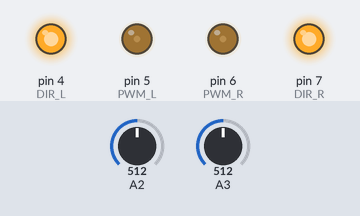
Bench run of a sketch on a simulated Arduino Uno, built with avr-gcc and run on an emulated ATmega328P. On the bench: output pins drawn as LEDs (lit = HIGH). The test bench sets the inputs (shaded band); at power-on: A2 = 512, A3 = 512.

Above: at 1.2 s.
1.3 s: A2 set to 716
At 2.3 s:
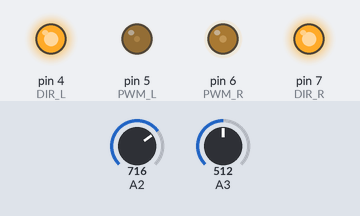
2.8 s: A3 set to 900
At 3.5 s:
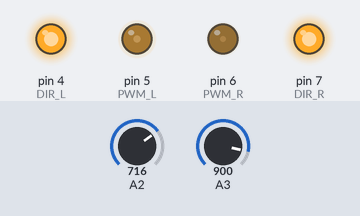
4.3 s: A2 set to 306
At 4.6 s:
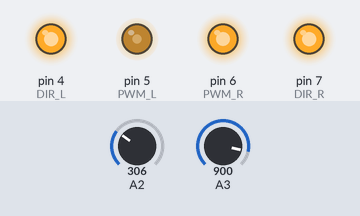
5.8 s: A2 set to 0
At 6.9 s:
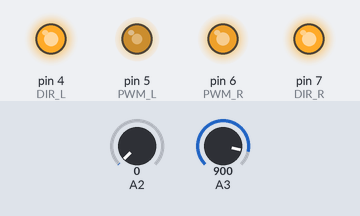
7.3 s: A2 set to 900
At 8.1 s:
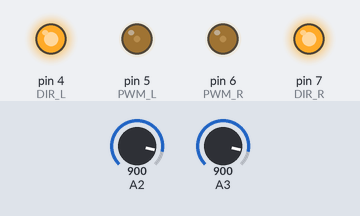
8.8 s: A3 set to 306
At 9.2 s:
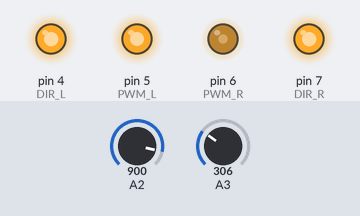
Timing chart, 0 to 11.3 s (numbered marks = the images above; inputs shaded):
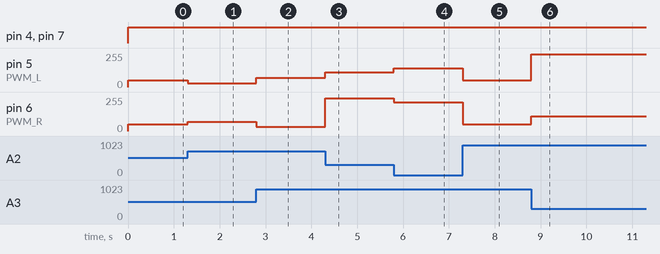

Measured:
- after the input at 1.3 s, pin 5 (PWM_L): 50/255 → 30/255 at once; pin 6 (PWM_R): 50/255 → 70/255 at once
- after the input at 2.8 s, pin 5 (PWM_L): 30/255 → 68/255 at once; pin 6 (PWM_R): 70/255 → 32/255 at once
- after the input at 4.3 s, pin 5 (PWM_L): 68/255 → 109/255 at once; pin 6 (PWM_R): 32/255 → 247/255 at once
- after the input at 5.8 s, pin 5 (PWM_L): 109/255 → 140/255 at once; pin 6 (PWM_R): 247/255 → 216/255 at once
- after the input at 7.3 s, pin 5 (PWM_L): 140/255 → 50/255 at once; pin 6 (PWM_R): 216/255 → 50/255 at once
- after the input at 8.8 s, pin 5 (PWM_L): 50/255 → 247/255 at once; pin 6 (PWM_R): 50/255 → 109/255 at once

The sketch:

Banana.ino
```cpp
#define DIR_L 4
#define PWM_L 5
#define DIR_R 7
#define PWM_R 6

void setup() {
  pinMode (DIR_L, OUTPUT);
  pinMode (PWM_L, OUTPUT);
  pinMode (DIR_R, OUTPUT);
  pinMode (PWM_R, OUTPUT);


  //  digitalWrite (DIR_L, 1);
  //  analogWrite (PWM_L, 250);
  //  digitalWrite (DIR_R, 1);
  //  analogWrite (PWM_R, 250);
  //  delay (1000);
  //  analogWrite (PWM_L, 0);
  //  analogWrite (PWM_R, 0);

  Serial.begin(9600);


}

void loop() {
int b =  analogRead(A2);
int a =  analogRead(A3);

 int P = b-a;
 P =P*0.1;
 digitalWrite (DIR_L, 1);
 analogWrite (PWM_L, 50-P);
 digitalWrite (DIR_R, 1);
 analogWrite (PWM_R, 50+P);


}
```
